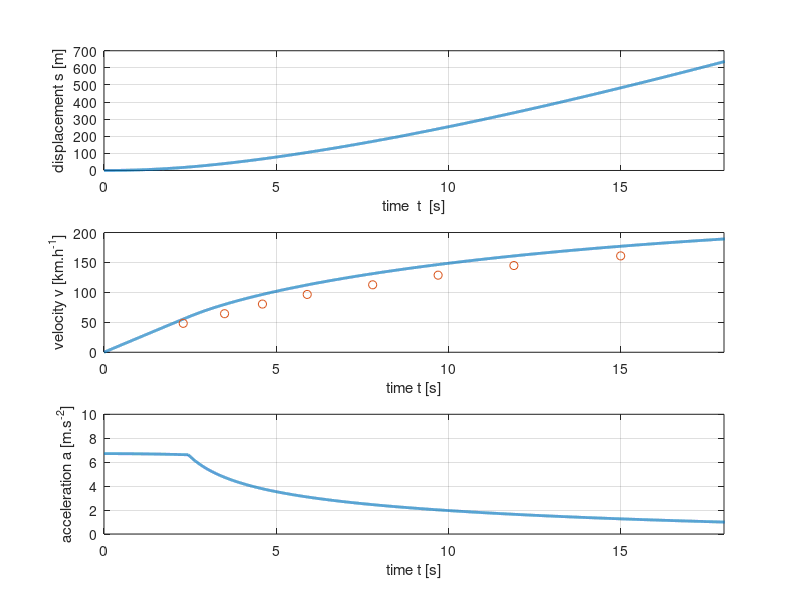
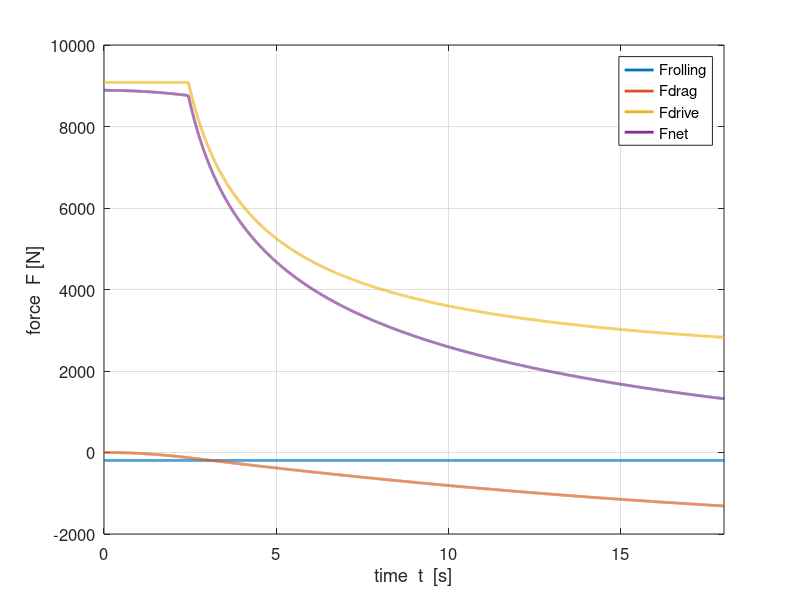
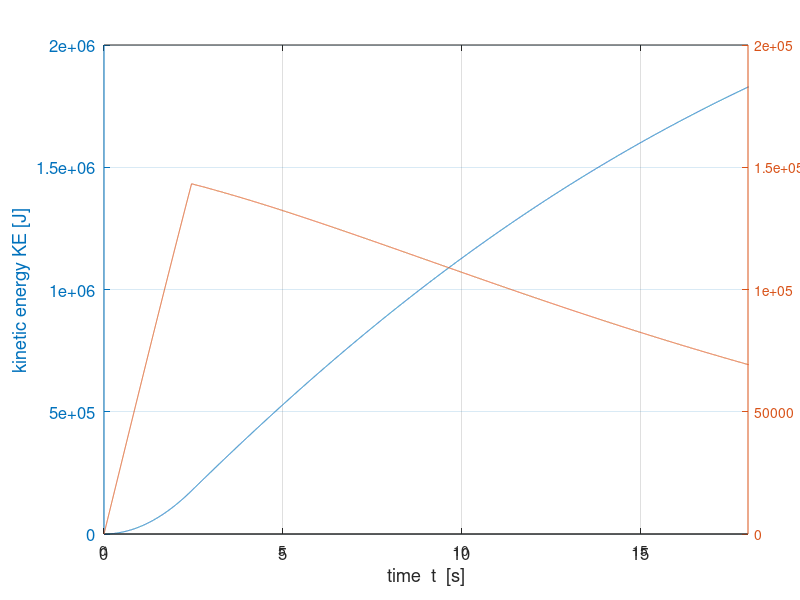

Here is the MATLAB script that generated these plots, in order:
% mec_car_01.m
% 10 jun 2015
% Ian Cooper   School of Physics   University of Sydney
% cooper@physics.usyd.edu.au
% ../mphome.htm
% SI units used for all quantities
clear all
close all
clc

% INPUTS =================================================================
% mass of car
   m = 1324;
% coeff of friction
   u = 0.70;
% max time
   tMax = 18.1;
% Number of time intervals
   nT = 15101;
% coeff of rolling resistance
  tau = 0.015;
% cross-sectional area
   A = 2.4;
% drag coefficient
  Cd = 0.33;
% air density
   rho = 1.2;
% engine power
   P = 165e3;
% power loss factor
   f = 0.90;
% max time for display
  tLim = tMax-0.1;
%   VW GOLF GTI 2015 acceleration data
   tData = [2.3 3.5 4.6 5.9 7.8 9.7 11.9 15];
   vData = 1.609344 .* [30 40 50 60 70 80 90 100];
   
   
% SETUP ==================================================================
tMin = 0;                    % initial time
g = 9.8;                     % acc due to gravity
FG = (m*g).*ones(1,nT);                    % weight of car

t = linspace(tMin,tMax,nT);

a = zeros(1,nT);            % acceleration
v = zeros(1,nT);            % velocity
x = zeros(1,nT);            % displacement
Pke = zeros(1,nT);
dt = t(2)-t(1);             % time increment
Fnet = zeros(1,nT);         % net force acting on car
Fdrive = u .* FG;       % driving force on car due to friction
Frolling = tau .* FG;   % rolling resistance
Fdrag = zeros(1,nT);                  % air drag
Fnet(1) = Fdrive(1)-Frolling(1);
a(1) = Fnet(1) / m;

% Numerical finite difference procedure ==================================
v(2) = v(1) + a(1) * dt;
%v(2) = 0.5 * (v(1) + v(2));
x(2) = x(1) + v(1)*dt + 0.5*a(1)*dt^2;
Fdrag(2) = 0.5 * Cd * A * rho * v(2)^2;

for c = 3:nT
   Fdrag(c-1) = 0.5 * Cd * A * rho * v(c-1)^2;
   if Fdrive(c-1) > f*P / v(c-1); Fdrive(c-1) = f*P / v(c-1); end;
   Fnet(c-1) = Fdrive(c-1) - Frolling(c-1) - Fdrag(c-1);
   a(c-1)= Fnet(c-1)./m;
   v(c) = v(c-2) + (2*dt) .* a(c-1);
end

for c = 3:nT
   x(c) = x(c-2) + (2*dt) .* v(c-1);
end
   a(nT) = (v(nT)-v(nT-1))/dt;
   Fdrive(nT) = f*P / v(nT);
   Fdrag(nT) = 0.5 * Cd * A * rho * v(nT)^2;
   Fnet(nT) = Fdrive(nT) - Frolling(nT) - Fdrag(nT);

   KE = (0.5*m) .* v.^2;
   
   for c = 2 : nT-1
      Pke(c) = (KE(c+1) - KE(c-1))/(2*dt);
   end
      %Pke(1) = (KE(2) - KE(1))/dt; Pke(nT) = (KE(end) - KE(end-1))/dt;
       Pke(1) = Pke(2); Pke(end) = Pke(end-1);
       
% GRAPHICS ===============================================================
figure(1)
   fs = 12; LW = 2;
   set(gcf,'units','normalized','position',[0.1 0.1 0.3 0.6]);
   set(gca,'fontsize',fs);
   
   col = 'b';
   tx = 'time  t  [s]';  ty = 'displacement s [m]'; 
   xP = t;   yP = x;
   subplot(3,1,1);
   plot(xP,yP,'lineWidth',LW);
   xlabel(tx); ylabel(ty);
   grid on; box on;
   set(gca,'Xlim',[0 tLim]); 
   
   col = 'm';
   tx = 'time t [s]';  ty = 'velocity v [km.h^{-1}]'; 
   xP = t;   yP = 3.6.*v;
   subplot(3,1,2);
   plot(xP,yP,'lineWidth',LW);
   xlabel(tx); ylabel(ty);
   grid on; box on;
   set(gca,'Xlim',[0 tLim]);
   hold on 
   xP = tData; yP = vData;
   plot(xP,yP,'o');
     
   col = 'r';
   tx = 'time t [s]';  ty = 'acceleration a [m.s^{-2}]'; 
   xP = t;   yP = a;
   subplot(3,1,3);
   plot(xP,yP,'lineWidth',LW);
   xlabel(tx); ylabel(ty);
   grid on; box on;
   set(gca,'Ylim',[0 10]);
   set(gca,'Xlim',[0 tLim]);  
   
figure(2)
   fs = 12; LW = 2;
   set(gcf,'units','normalized','position',[0.5 0.5 0.3 0.3]);
   set(gca,'fontsize',fs);
   
   col = 'b';
   tx = 'time  t  [s]';  ty = 'force  F [N]'; 
   %subplot(2,1,1);
   
   hold on
   
   xP = t;   yP = -Frolling;
   plot(xP,yP,'lineWidth',LW);
   xlabel(tx); ylabel(ty);
     
   xP = t;   yP = -Fdrag;
   plot(xP,yP,'lineWidth',LW);
   
   xP = t;   yP = Fdrive;
   plot(xP,yP,'lineWidth',LW);
   
   xP = t;   yP = Fnet;
   plot(xP,yP,'lineWidth',LW);
   
   xlabel(tx); ylabel(ty);
   %set(gca,'Ylim',[0 1e4]);   
   set(gca,'Xlim',[0 tLim]); 
   legend('Frolling','Fdrag','Fdrive','Fnet');
   grid on; box on;

figure(3)
   fs = 12; LW = 2;
   set(gcf,'units','normalized','position',[0.5 0.1 0.3 0.3]);
   set(gca,'fontsize',fs);
   
   col = 'b';
   tx = 'time  t  [s]';  ty = 'kinetic energy KE [J]'; 
   %subplot(2,1,1);
   
   hold on
   
   xP = t;   yP = KE; yP2 = Pke;
   plotyy(xP,yP,xP,yP2);
   xlabel(tx); ylabel(ty);
%  
hold on
    xP = t;   yP2 = Fnet.*v;
     %plotyy(xP,yP,xP,yP2);
%    
%    xP = t;   yP = Fdrive;
%    plot(xP,yP,'lineWidth',LW);
%    
%    xP = t;   yP = Fnet;
%    plot(xP,yP,'lineWidth',LW);
   
   xlabel(tx); ylabel(ty);
   %set(gca,'Ylim',[0 1e4]);   
   set(gca,'Xlim',[0 tLim]); 
%   legend('Frolling','Fdrag','Fdrive','Fnet');
   grid on; box on;   
  
